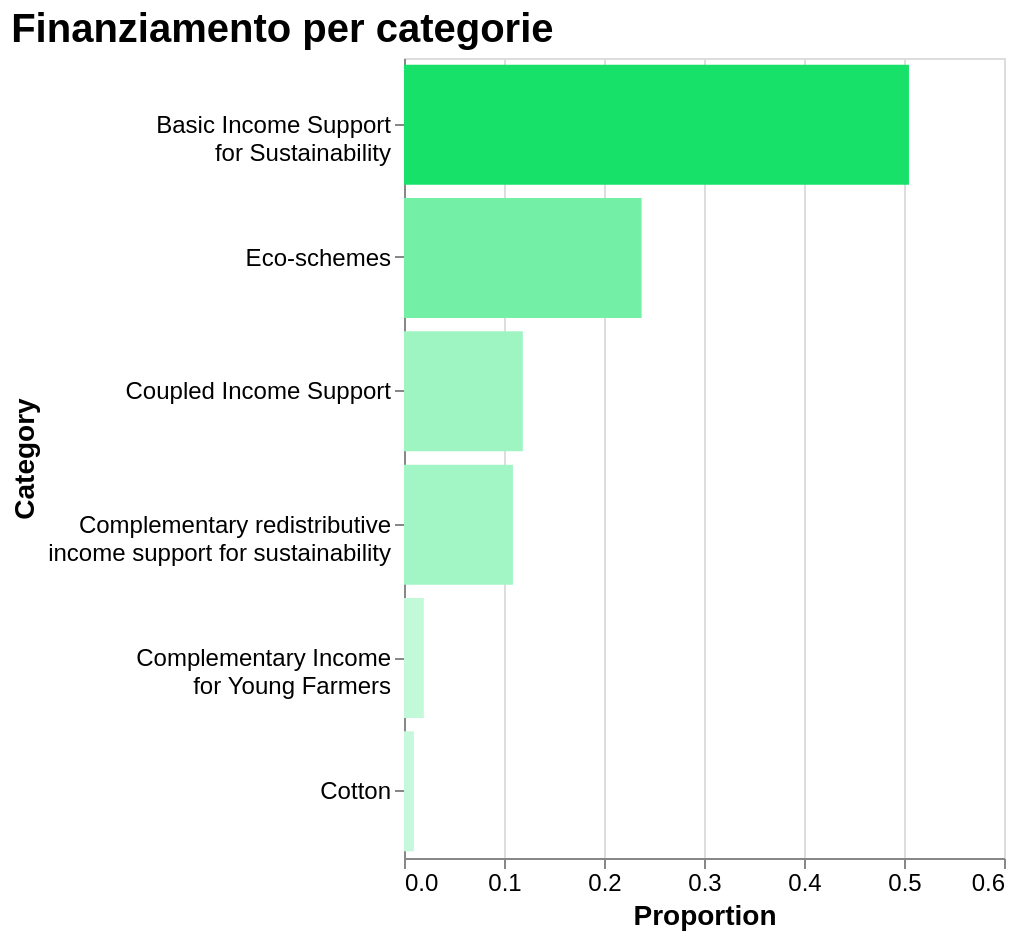

Write the Vega-Lite specification saved for this chart.
### Vega-Lite specification from a JSON file in a GitHub repository (floating-point values rounded to 4 significant figures)
{"$schema": "https://vega.github.io/schema/vega-lite/v5.17.0.json", "config": {"axis": {"labelAngle": 0, "labelFontSize": 12, "titleFontSize": 14}, "background": "transparent", "title": {"anchor": "start", "color": "black", "fontSize": 20}}, "data": {"name": "data-aec11d41f0c1b250ccc3e60af3f4ac28"}, "datasets": {"data-aec11d41f0c1b250ccc3e60af3f4ac28": [{"Category": "Eco-schemes", "Proportion": 0.2376, "Series 1": 24, "Total": 101}, {"Category": ["Basic Income Support", "for Sustainability"], "Proportion": 0.505, "Series 1": 51, "Total": 101}, {"Category": "Cotton", "Proportion": 0.009901, "Series 1": 1, "Total": 101}, {"Category": ["Complementary redistributive", "income support for sustainability"], "Proportion": 0.1089, "Series 1": 11, "Total": 101}, {"Category": ["Complementary Income", "for Young Farmers"], "Proportion": 0.0198, "Series 1": 2, "Total": 101}, {"Category": "Coupled Income Support", "Proportion": 0.1188, "Series 1": 12, "Total": 101}]}, "encoding": {"color": {"field": "Proportion", "legend": null, "scale": {"interpolate": "hsl", "scheme": ["#c6f9db", "#18E169"]}, "type": "quantitative"}, "tooltip": [{"field": "Proportion", "title": "Proportion", "type": "quantitative"}], "x": {"field": "Proportion", "scale": {"domain": [0, 0.6]}, "title": "Proportion", "type": "quantitative"}, "y": {"field": "Category", "sort": "-x", "title": "Category", "type": "nominal"}}, "height": 400, "mark": {"type": "bar"}, "title": "Finanziamento per categorie", "width": "container"}
